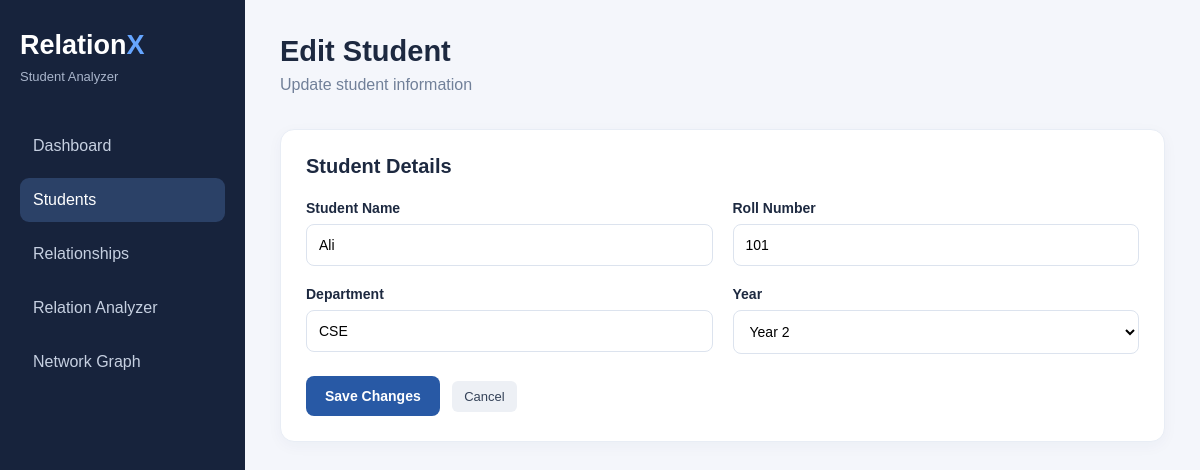
/edit-student/3, run on the app's committed database.
### tables this page shows
CREATE TABLE students (
            id INTEGER PRIMARY KEY AUTOINCREMENT,
            name TEXT NOT NULL,
            roll_no TEXT UNIQUE NOT NULL,
            department TEXT NOT NULL,
            year INTEGER NOT NULL
        );

### app.py (the view, shortened to what this page needs)
@app.route("/edit-student/<int:student_id>", methods=["GET", "POST"])
def edit_student(student_id):
    conn = get_connection()
    cursor = conn.cursor()
    cursor.execute(
        "SELECT * FROM students WHERE id = ?",
        (student_id,)
    )
    student = cursor.fetchone()
    if student is None:
        conn.close()
        flash("Student not found.", "error")
        return redirect(url_for("students"))
    conn.close()
    return render_template("edit_student.html", student=student)

### database.py (called while the page is built)
def get_connection():
    conn = sqlite3.connect(DATABASE)
    conn.row_factory = sqlite3.Row
    return conn

### templates/edit_student.html (shortened to what this page needs)
<!DOCTYPE html>
<html lang="en">
<head>
    <link rel="stylesheet"
          href="{{ url_for('static', filename='css/style.css') }}">
</head>
<body>
<div class="dashboard">
    <aside class="sidebar">
        <h2>Relation<span>X</span></h2>
        <p class="subtitle">Student Analyzer</p>
        <nav>
            <a href="/">Dashboard</a>
            <a href="/students" class="active">Students</a>
            <a href="/relationships">Relationships</a>
            <a href="/analyzer">Relation Analyzer</a>
            <a href="/network">Network Graph</a>
        </nav>
    </aside>
    <main class="main-content">
        <header>
            <div>
                <h1>Edit Student</h1>
                <p>Update student information</p>
            </div>
        </header>
        <section class="form-card">
            <h2>Student Details</h2>
            <form method="POST">
                <div class="form-grid">
                    <div class="field">
                        <label>Student Name</label>
                        <input type="text" name="name"
                               value="{{ student.name }}" required>
                    </div>
                    <div class="field">
                        <label>Roll Number</label>
                        <input type="text" name="roll_no"
                               value="{{ student.roll_no }}" required>
                    </div>
                    <div class="field">
                        <label>Department</label>
                        <input type="text" name="department"
                               value="{{ student.department }}" required>
                    </div>
                    <div class="field">
                        <label>Year</label>
                        <select name="year" required>
                            {% for y in range(1, 7) %}
                                <option value="{{ y }}"
                                    {% if student.year == y %}selected{% endif %}>
                                    Year {{ y }}
                                </option>
                            {% endfor %}
                        </select>
                    </div>
                </div>
                <button type="submit" class="primary-btn">
                    Save Changes
                </button>
                <a href="/students" class="cancel-btn">Cancel</a>
            </form>
        </section>
    </main>
</div>
</body>
</html>

### static/css/style.css (style rules this page uses)
* { margin: 0; padding: 0; box-sizing: border-box; }
body { font-family: Arial, sans-serif; background: #f4f6fb; color: #1d2940; }
.dashboard { display: flex; min-height: 100vh; }
.sidebar { width: 245px; background: #17233c; color: white; padding: 30px 20px; flex-shrink: 0; }
.sidebar h2 { font-size: 27px; }
.sidebar h2 span { color: #65a5ff; }
.subtitle { color: #a9b5cb; font-size: 13px; margin: 8px 0 40px; }
.sidebar nav { display: flex; flex-direction: column; gap: 10px; }
.sidebar nav a { color: #c6d0e1; text-decoration: none; padding: 13px; border-radius: 9px; transition: 0.2s; }
.sidebar nav a:hover, .sidebar nav a.active { background: #2b4167; color: white; }
.main-content { flex: 1; padding: 35px; min-width: 0; }
header { display: flex; justify-content: space-between; align-items: center; gap: 15px; margin-bottom: 35px; }
header h1 { font-size: 29px; margin-bottom: 8px; }
header p { color: #718099; }
.primary-btn { display: inline-block; background: white; color: #234b87; text-decoration: none; font-weight: bold; padding: 12px 19px; border-radius: 8px; border: none; cursor: pointer; font-size: 14px; }
.form-card, .table-card { background: white; border: 1px solid #e8edf5; border-radius: 14px; padding: 25px; margin-bottom: 25px; box-shadow: 0 4px 15px rgba(30, 50, 90, 0.04); }
.form-card h2, .table-heading h2 { margin-bottom: 22px; font-size: 20px; }
.form-grid { display: grid; grid-template-columns: repeat(2, minmax(0, 1fr)); gap: 20px; margin-bottom: 22px; }
.field { display: flex; flex-direction: column; gap: 8px; }
.field label { font-weight: 600; font-size: 14px; }
.field input, .field select { width: 100%; padding: 12px; border: 1px solid #dce3ee; border-radius: 8px; outline: none; font-size: 14px; background: white; }
.form-card .primary-btn { background: #2859a5; color: white; }
.edit-btn, .delete-btn, .cancel-btn { padding: 8px 12px; border-radius: 6px; font-size: 13px; text-decoration: none; border: none; cursor: pointer; display: inline-block; }
.cancel-btn { background: #edf0f5; color: #344258; margin-left: 8px; }

### data on the page
students: name "Ali", roll_no "101", department "CSE", year "Year 2"
